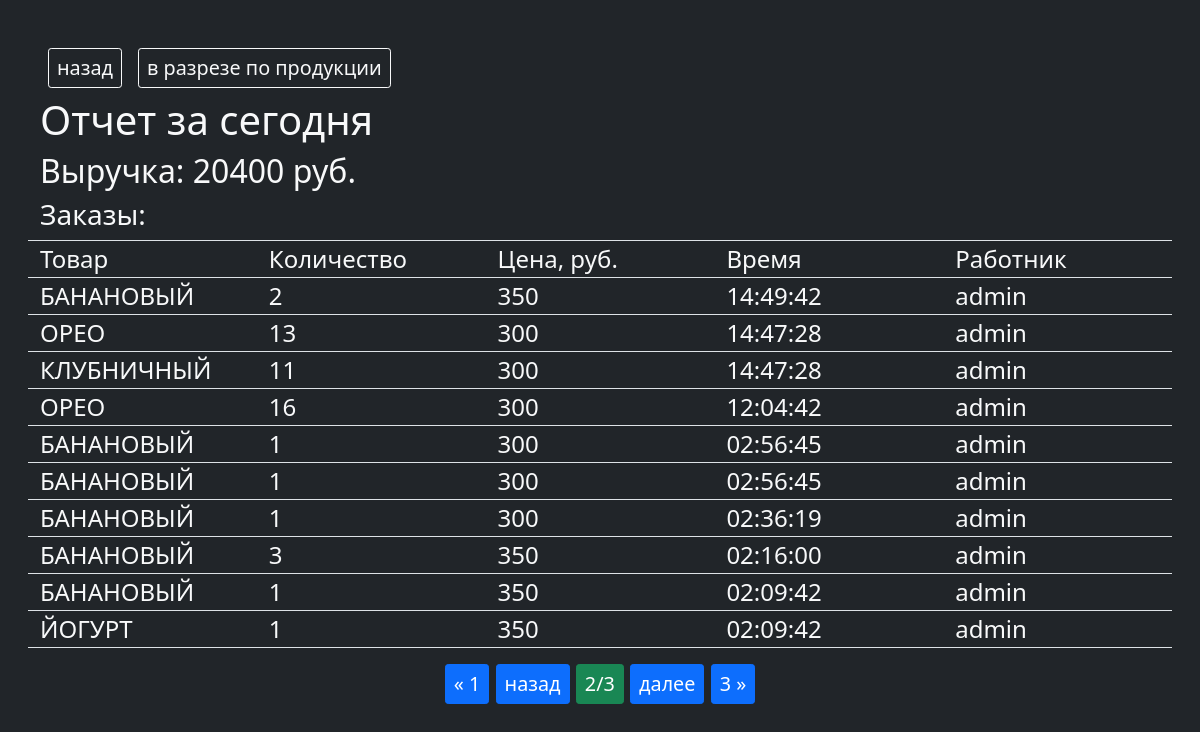
The app's page /report/?page=2 with its own data.
### main/models.py (models this page shows, shortened)
class Order(models.Model):
    product = models.ForeignKey(Product, verbose_name='товар', on_delete=models.DO_NOTHING)
    quantity = models.IntegerField('кол-во',default=1)
    created_at = models.DateTimeField('время заказа',auto_now=True)
    user = models.ForeignKey(User, verbose_name='пользователь',on_delete=models.DO_NOTHING)
    class Meta:
        verbose_name = 'заказ'
        verbose_name_plural = 'заказы'
        ordering = ['-created_at']

class Product(models.Model):
    group = models.ForeignKey(CupGroup, verbose_name='группа', on_delete=models.CASCADE, related_name='group_products')
    size = models.ForeignKey(CupSize, verbose_name='размер', on_delete=models.CASCADE, related_name='size_products', blank=True, null=True)
    name = models.CharField('название', max_length=50)
    description = models.TextField('описание')
    price = models.PositiveIntegerField(verbose_name='цена за ед', default=300)
    order_p = models.PositiveSmallIntegerField('порядок', default=0)
    class Meta:
        verbose_name = 'товар'
        verbose_name_plural = 'товары'
        ordering = ['group','order_p']

### main/views.py (the view)
# urls.py: path('report/', report, name='report'),
def report(request):
    today = timezone.localtime(timezone.now()).date()
    orders = Order.objects.filter(created_at__date=today)
    product_quantities = (
                            orders.values('product__name','product__size__name')  # Группируем по полю 'product'
                            .annotate(
                                total_quantity=Sum('quantity'),
                                total_revenue=Sum(F('quantity') * F('product__price'))
                                )  # Суммируем количество
                            .order_by('-total_quantity')
                        )
    paginator = Paginator(orders, 10)
    page_number = request.GET.get("page")
    page_obj = paginator.get_page(page_number)
    total_revenue = orders.aggregate(total=Sum(F('quantity') * F('product__price')))['total'] or 0
    context = {
        'title':'отчет',
        'page_obj':page_obj,
        'total_revenue':total_revenue,
        'product_quantities':product_quantities,
     }
    return render(request,'report.html', context)

### templates/report.html (shortened to what this page needs)
{% extends 'base.html' %}
{% load tz %}
{% block main %}
<div class="d-flex">
  <a href="{% url 'main' %}" class="m-2 btn btn-sm btn-outline-light">назад</a>
  <button class="m-2 btn btn-sm btn-outline-light" id="cut">в разрезе по продукции</button>
</div>
<h1>Отчет за сегодня</h1>
    <h2>Выручка: {{ total_revenue }} руб.</h2>
    <h3>Заказы:</h3>
    <div class="row border-top border-bottom">
      <div class="col">Товар</div>
      <div class="col">Количество</div>
      <div class="col">Цена, руб.</div>
      <div class="col">Время</div>
      <div class="col">Работник</div>
    </div>
    {% for order in page_obj %}
      <div class="row border-bottom">
        <div class="col">{{ order.product.name }}</div>
        <div class="col">{{ order.quantity }}</div>
        <div class="col">{{ order.product.price }}</div>
        <div class="col">{{ order.created_at|date:"H:i:s" }}</div>
        <div class="col" title="{{order.user.get_full_name}}">{{ order.user }}</div>
      </div>
    {% empty %}
      <p>Нет заказов за сегодня.</p>
    {% endfor %}
    <div class="pagination justify-content-center mt-3 mb-3">
          <span class="step-links">
              {% if page_obj.has_previous %}
                  <a href="?page=1" class="btn btn-sm btn-primary">&laquo; 1</a>
                  <a href="?page={{ page_obj.previous_page_number }}" class="btn btn-sm btn-primary">назад</a>
              {% endif %}
              <span class="current btn btn-sm btn-success">
                  {{ page_obj.number }}/{{ page_obj.paginator.num_pages }}
              </span>
              {% if page_obj.has_next %}
                  <a href="?page={{ page_obj.next_page_number }}" class="btn btn-sm btn-primary">далее</a>
                  <a href="?page={{ page_obj.paginator.num_pages }}" class="btn btn-sm btn-primary">{{ page_obj.paginator.num_pages }} &raquo;</a>
              {% endif %}
          </span>
        </div>
{% endblock %}

### static/style.css (style rules this page uses)
body { font-family: "Finder"; height: 100%; font-size: 24px!important; margin: 40px!important; }
.btn { font-size: 1em!important; }

### templates/report.html (style rules this page uses)
.btn { font-size: 0.825em!important; }
.col { text-align: start; }

### records on screen
Order: product.name "БАНАНОВЫЙ", quantity "2", product.price "350", created_at "14:49:42", user "admin"
Order: product.name "ОРЕО", quantity "13", product.price "300", created_at "14:47:28", user "admin"
Order: product.name "КЛУБНИЧНЫЙ", quantity "11", product.price "300", created_at "14:47:28", user "admin"
Order: product.name "ОРЕО", quantity "16", product.price "300", created_at "12:04:42", user "admin"
Order: product.name "БАНАНОВЫЙ", quantity "1", product.price "300", created_at "02:56:45", user "admin"
Order: product.name "БАНАНОВЫЙ", quantity "1", product.price "300", created_at "02:56:45", user "admin"
Order: product.name "БАНАНОВЫЙ", quantity "1", product.price "300", created_at "02:36:19", user "admin"
Order: product.name "БАНАНОВЫЙ", quantity "3", product.price "350", created_at "02:16:00", user "admin"
Order: product.name "БАНАНОВЫЙ", quantity "1", product.price "350", created_at "02:09:42", user "admin"
Order: product.name "ЙОГУРТ", quantity "1", product.price "350", created_at "02:09:42", user "admin"

### other values on screen
{{ total_revenue }} "20400"
{{ page_obj.number }} "2"
{{ page_obj.paginator.num_pages }} "3"
